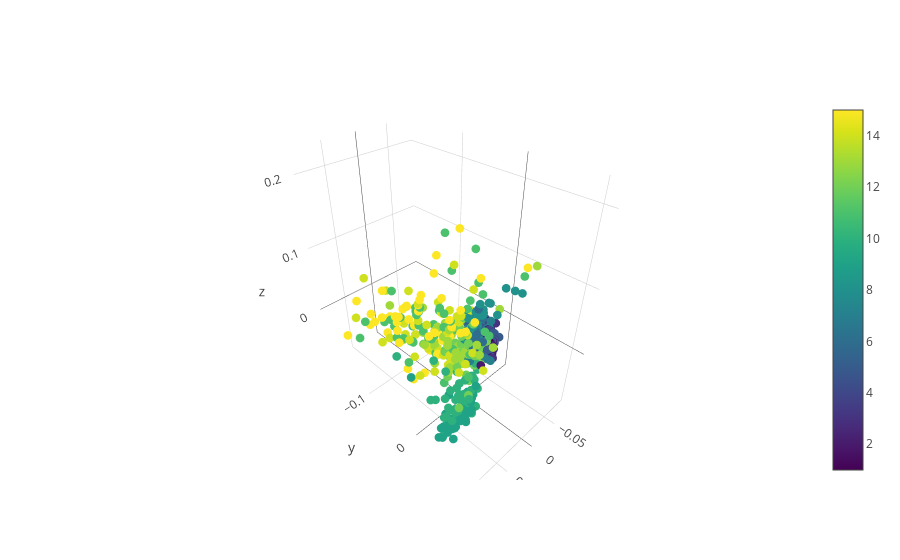

The cell this chart's notebook holds for it:
### Code cell
# Plot with plotly to get interactive 3D representation
iplot([go.Scatter3d(
    x = player_stats_lle[:,0],
    y = player_stats_lle[:,1],
    z = player_stats_lle[:,2],
    text =  player_stats.loc[:,"number"].values,
    mode = 'markers',
     marker=dict(
         color = player_stats.loc[:,"number"],
        colorscale='Viridis',
         showscale=True,
        size=3)
)])

### Figure 1 — Plotly figure (JSON) as saved in the notebook; plotly's stock layout.template omitted (floating-point values rounded to 4 significant figures; data arrays with more than 128 entries replaced by an {"elided": "..."} marker saying what was removed)
{"data": [{"marker": {"color": {"elided": "770 int values"}, "colorscale": "Viridis", "showscale": true, "size": 3}, "mode": "markers", "text": {"elided": "770 int values"}, "type": "scatter3d", "x": {"elided": "770 float values"}, "y": {"elided": "770 float values"}, "z": {"elided": "770 float values"}}], "layout": {}}
